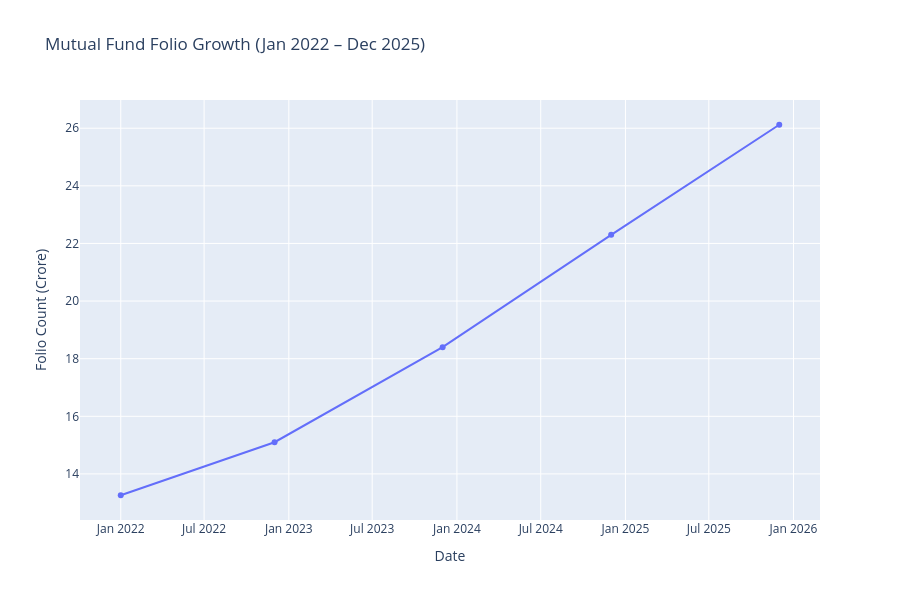

Source (notebook cell):
### Code cell
fig.update_layout(
    title="Mutual Fund Folio Growth (Jan 2022 – Dec 2025)",
    xaxis_title="Date",
    yaxis_title="Folio Count (Crore)",
    hovermode="x unified",
    height=600
)

fig.show()

### Figure 1 — Plotly figure (JSON) as saved in the notebook; plotly's stock layout.template omitted (floating-point values rounded to 4 significant figures)
{"data": [{"mode": "lines+markers", "name": "Folio Count", "type": "scatter", "x": ["2022-01-01T00:00:00.000000000", "2022-12-01T00:00:00.000000000", "2023-12-01T00:00:00.000000000", "2024-12-01T00:00:00.000000000", "2025-12-01T00:00:00.000000000"], "y": [13.26, 15.1, 18.4, 22.3, 26.12]}], "layout": {"height": 600, "hovermode": "x unified", "title": {"text": "Mutual Fund Folio Growth (Jan 2022 – Dec 2025)"}, "xaxis": {"title": {"text": "Date"}}, "yaxis": {"title": {"text": "Folio Count (Crore)"}}}}
